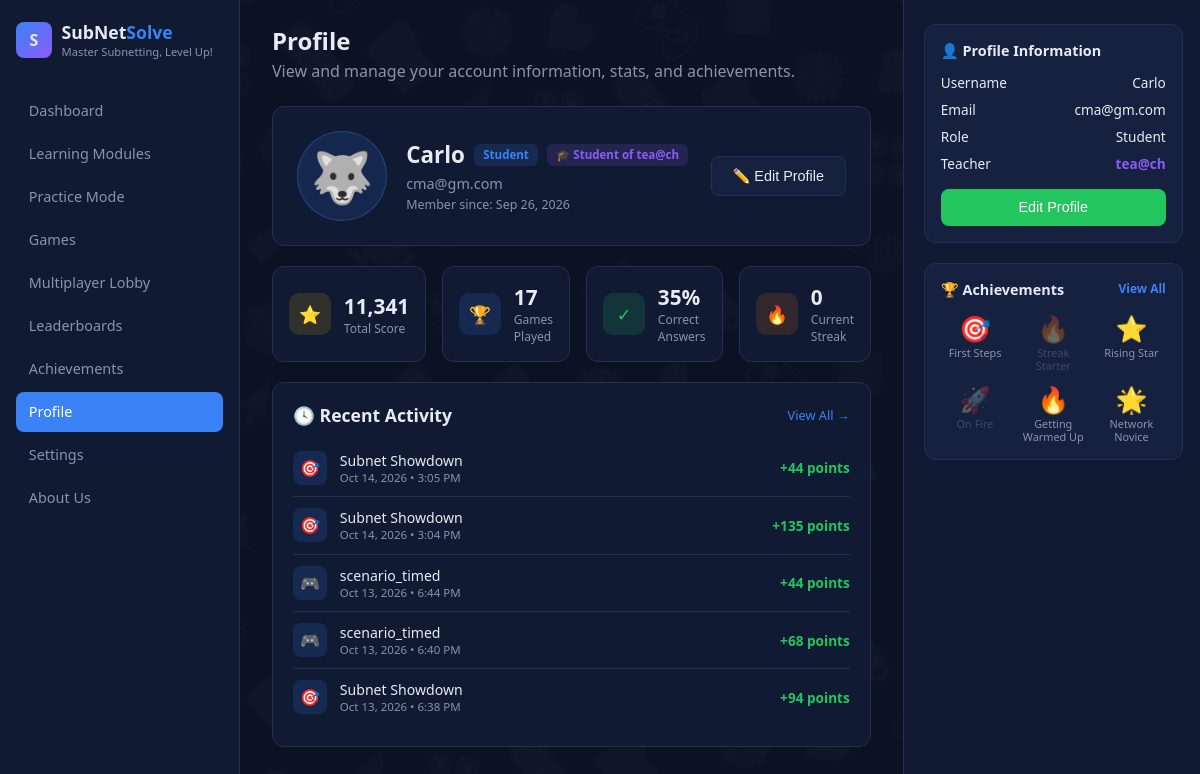
Page /profile.php (signed in) on the earlier database version.
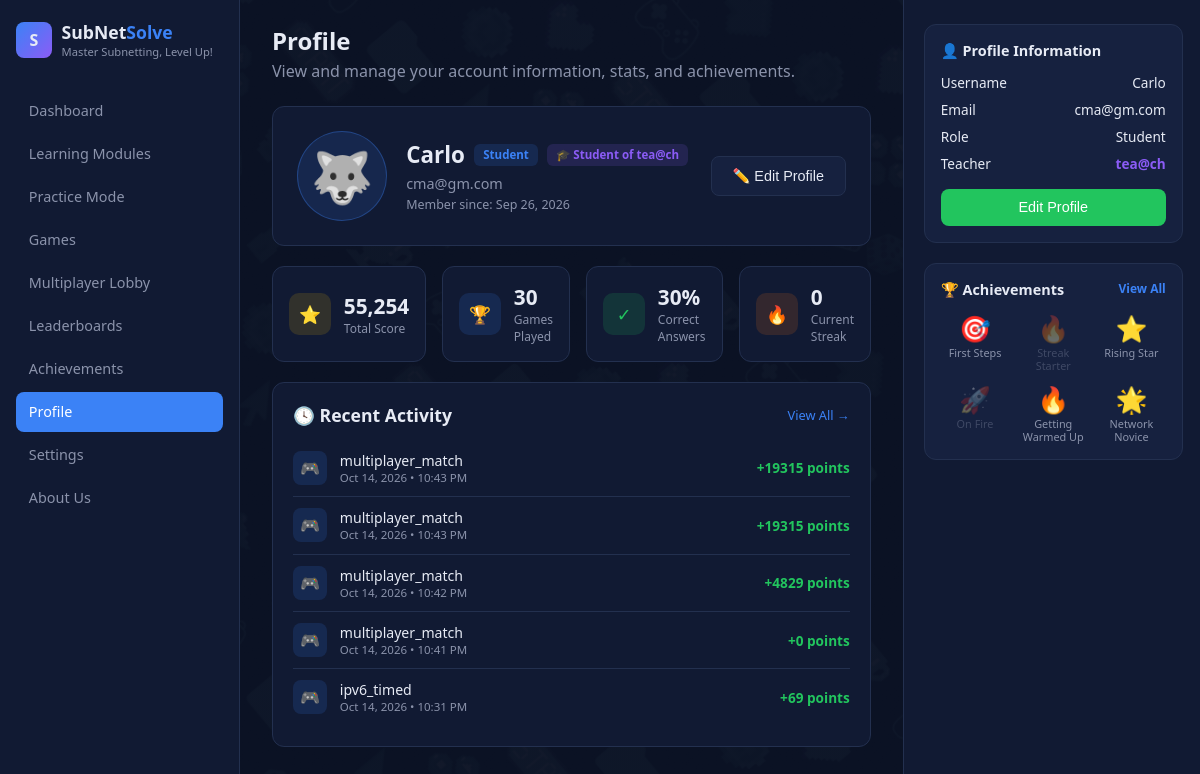
Same page on the later database version.
### tables this page shows
CREATE TABLE `user_progress` (
  `user_id` int(11) NOT NULL,
  `level` int(11) NOT NULL DEFAULT 1,
  `career_xp` int(11) NOT NULL DEFAULT 0,
  `total_xp` int(11) NOT NULL DEFAULT 0,
  `xp_to_next_level` int(11) NOT NULL DEFAULT 500,
  `lessons_completed` int(11) NOT NULL DEFAULT 0,
  `quizzes_completed` int(11) NOT NULL DEFAULT 0,
  `total_correct` int(11) NOT NULL DEFAULT 0,
  `total_wrong` int(11) NOT NULL DEFAULT 0,
  `current_streak` int(11) NOT NULL DEFAULT 0,
  `last_activity_date` date DEFAULT NULL,
  `last_daily_challenge_date` date DEFAULT NULL
);

CREATE TABLE `scores` (
  `id` int(11) NOT NULL,
  `user_id` int(11) NOT NULL,
  `match_id` int(11) DEFAULT NULL,
  `game_type` varchar(50) NOT NULL DEFAULT 'general',
  `points` int(11) NOT NULL DEFAULT 0,
  `played_at` datetime NOT NULL,
  `correct_count` int(11) NOT NULL DEFAULT 0
);

CREATE TABLE `badges` (
  `id` int(11) NOT NULL,
  `code` varchar(50) NOT NULL,
  `name` varchar(100) NOT NULL,
  `description` varchar(255) NOT NULL,
  `icon` varchar(10) NOT NULL,
  `criteria_type` varchar(30) NOT NULL,
  `criteria_value` int(11) NOT NULL
);

### profile.php (the view, shortened to what the changed rows need)
<?php
require "config.php";
$userId = $_SESSION["user_id"];
function load_user($conn, $userId) {
    $stmt = mysqli_prepare($conn, "SELECT username, email, avatar, is_admin, is_teacher, created_at FROM users WHERE id = ?");
    mysqli_stmt_bind_param($stmt, "i", $userId);
    mysqli_stmt_execute($stmt);
    return mysqli_stmt_get_result($stmt)->fetch_assoc();
}
$user = load_user($conn, $userId);
$progStmt = mysqli_prepare($conn, "SELECT career_xp, quizzes_completed, total_correct, total_wrong, current_streak FROM user_progress WHERE user_id = ?");
mysqli_stmt_bind_param($progStmt, "i", $userId);
mysqli_stmt_execute($progStmt);
$prog = mysqli_stmt_get_result($progStmt)->fetch_assoc() ?: ["career_xp"=>0,"quizzes_completed"=>0,"total_correct"=>0,"total_wrong"=>0,"current_streak"=>0];
$totalAnswers = $prog["total_correct"] + $prog["total_wrong"];
$correctPct = $totalAnswers > 0 ? round(($prog["total_correct"] / $totalAnswers) * 100) : 0;
$showAll = isset($_GET["activity"]) && $_GET["activity"] === "all";
$limit = $showAll ? 20 : 5;
$activityResult = mysqli_query($conn, "SELECT game_type, points, played_at FROM scores WHERE user_id = $userId ORDER BY played_at DESC LIMIT $limit");
$gameLabels = [
    "subnet_dissect_practice" => ["Dissect an IP Address (Practice)", "🌐"],
    "subnet_dissect_timed"    => ["Dissect an IP Address (Timed)", "🌐"],
    "binary_practice"         => ["Binary Game (Practice)", "01"],
    "binary_game"             => ["Binary Game (Timed)", "01"],
    "showdown_practice"       => ["Subnet Showdown (Practice)", "🎯"],
    "showdown_timed"          => ["Subnet Showdown", "🎯"],
    "multiplayer_1v1"         => ["1v1 Multiplayer Match", "⚔️"],
];
$badgesResult = mysqli_query($conn, "SELECT * FROM badges ORDER BY criteria_value LIMIT 6");
$earnedStmt = mysqli_prepare($conn, "SELECT badge_id FROM user_badges WHERE user_id = ?");
mysqli_stmt_bind_param($earnedStmt, "i", $userId);
mysqli_stmt_execute($earnedStmt);
$earnedIds = array_column(mysqli_stmt_get_result($earnedStmt)->fetch_all(MYSQLI_ASSOC), "badge_id");
?>
<!DOCTYPE html>
<html lang="en">
<head>
    <link rel="stylesheet" href="dash.css">
    <link rel="stylesheet" href="game.css">
</head>
<body>
<div class="layout">
    <aside class="sidebar">
        <div class="brand">
            <div>
                <h1>SubNet<span>Solve</span></h1>
            </div>
        </div>
    </aside>
    <main class="main">
        <div class="welcome">
            <h2>Profile</h2>
        </div>
        <div class="profile-hero">
            <div class="profile-hero-left">
                <div>
                    <div class="name-row">
                        <h2><?= htmlspecialchars($user["username"]) ?></h2>
                    </div>
                </div>
            </div>
        </div>
        <div class="stat-grid-4">
            <div class="stat-card">
                <div><div class="value"><?= number_format($prog["career_xp"]) ?></div><div class="label">Total Score</div></div>
            </div>
            <div class="stat-card">
                <div><div class="value"><?= $prog["quizzes_completed"] ?></div><div class="label">Games Played</div></div>
            </div>
            <div class="stat-card">
                <div><div class="value"><?= $correctPct ?>%</div><div class="label">Correct Answers</div></div>
            </div>
            <div class="stat-card">
                <div><div class="value"><?= $prog["current_streak"] ?></div><div class="label">Current Streak</div></div>
            </div>
        </div>
        <div class="explore-panel">
            <?php if (mysqli_num_rows($activityResult) === 0): ?>
                <p style="color:var(--text-dim); font-size:0.85rem;">No activity yet — play a game to see it here.</p>
            <?php else: ?>
                <?php while ($a = mysqli_fetch_assoc($activityResult)):
                    $meta = $gameLabels[$a["game_type"]] ?? [$a["game_type"], "🎮"];
                ?>
                    <div class="activity-list-row">
                        <div class="icon-box" style="background:rgba(59,130,246,0.15); color:var(--blue);"><?= $meta[1] ?></div>
                        <div>
                            <div class="title"><?= htmlspecialchars($meta[0]) ?></div>
                            <div class="time"><?= date("M j, Y • g:i A", strtotime($a["played_at"])) ?></div>
                        </div>
                        <div class="points">+<?= $a["points"] ?> points</div>
                    </div>
                <?php endwhile; ?>
            <?php endif; ?>
        </div>
    </main>
    <aside class="right-col">
        <div class="panel-box">
            <div style="display:grid; grid-template-columns:repeat(3,1fr); gap:0.6rem;">
                <?php while ($b = mysqli_fetch_assoc($badgesResult)):
                    $earned = in_array($b["id"], $earnedIds);
                ?>
                    <div style="text-align:center; opacity:<?= $earned ? "1" : "0.35" ?>;">
                        <div style="font-size:1.6rem;"><?= $b["icon"] ?></div>
                        <div style="font-size:0.68rem; color:var(--text-dim); line-height:1.2;"><?= htmlspecialchars($b["name"]) ?></div>
                    </div>
                <?php endwhile; ?>
            </div>
        </div>
    </aside>
</div>
</body>
</html>

Differences in the rows shown:
no longer on this page (row unchanged): scores: game_type "🎯", game_type "Subnet Showdown", played_at "Oct 14, 2026 • 3:05 PM", points "44"
no longer on this page (row unchanged): scores: game_type "🎯", game_type "Subnet Showdown", played_at "Oct 14, 2026 • 3:04 PM", points "135"
no longer on this page (row unchanged): scores: game_type "🎮", game_type "scenario_timed", played_at "Oct 13, 2026 • 6:44 PM", points "44"
no longer on this page (row unchanged): scores: game_type "🎮", game_type "scenario_timed", played_at "Oct 13, 2026 • 6:40 PM", points "68"
no longer on this page (row unchanged): scores: game_type "🎯", game_type "Subnet Showdown", played_at "Oct 13, 2026 • 6:38 PM", points "94"
changed user_progress: career_xp "11,341" → "55,254"; quizzes_completed "17" → "30"; correctPct "35" → "30"
added scores: game_type "🎮", game_type "multiplayer_match", played_at "Oct 14, 2026 • 10:43 PM", points "19315"
added scores: game_type "🎮", game_type "multiplayer_match", played_at "Oct 14, 2026 • 10:43 PM", points "19315"
added scores: game_type "🎮", game_type "multiplayer_match", played_at "Oct 14, 2026 • 10:42 PM", points "4829"
added scores: game_type "🎮", game_type "multiplayer_match", played_at "Oct 14, 2026 • 10:41 PM", points "0"
added scores: game_type "🎮", game_type "ipv6_timed", played_at "Oct 14, 2026 • 10:31 PM", points "69"
